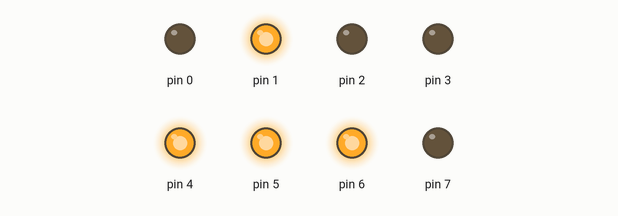
Simulated run of this sketch. Board: Arduino Uno, built with avr-gcc and run on an emulated ATmega328P. On the bench: output pins drawn as LEDs (lit = HIGH).

Above: at 0.5 s.
At 1.5 s:
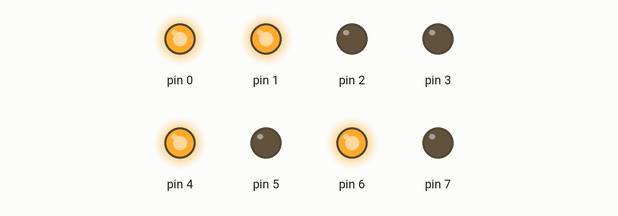
Timing chart, 0 to 3.0 s (numbered marks = the images above):
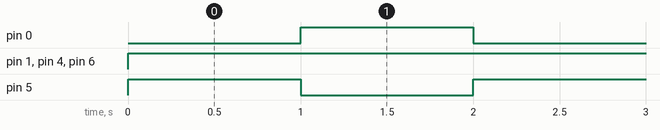

The sketch:

MANEJO_DE_PUERTOS.ino
```cpp
/*
 * Autor: Calle Condori Rodrigo
 * ---Curso de Arduini básico e introducción a la comunicación Arduino Matlab---
 * -----------------------------------------------------------------------------
 * Organizado por SCEIEIE
 * El siguiente programa realiza dos secuencia y lo visualiza por el puertoD
 */
void setup() {
  DDRD = 0XFF;  //Configura el puerto D Como salida
  PORTD = 0X00; //Limpiar el puerto D
}

void loop() {
  PORTD = 0X72; //Se prende los pines--> b'01110010'
  delay(1000);  //Tiempo de visualización
  PORTD = 0X53; //Se prenden los pines--> b'01010011'
  delay(1000);  //Tiempo de visualización
}
```

Measured:
- by itself, pin 0, pin 5: alternates HIGH for 1.0 s and LOW for 1.0 s
- by itself, pin 1, pin 4, pin 6: LOW → HIGH at 0.00 s
